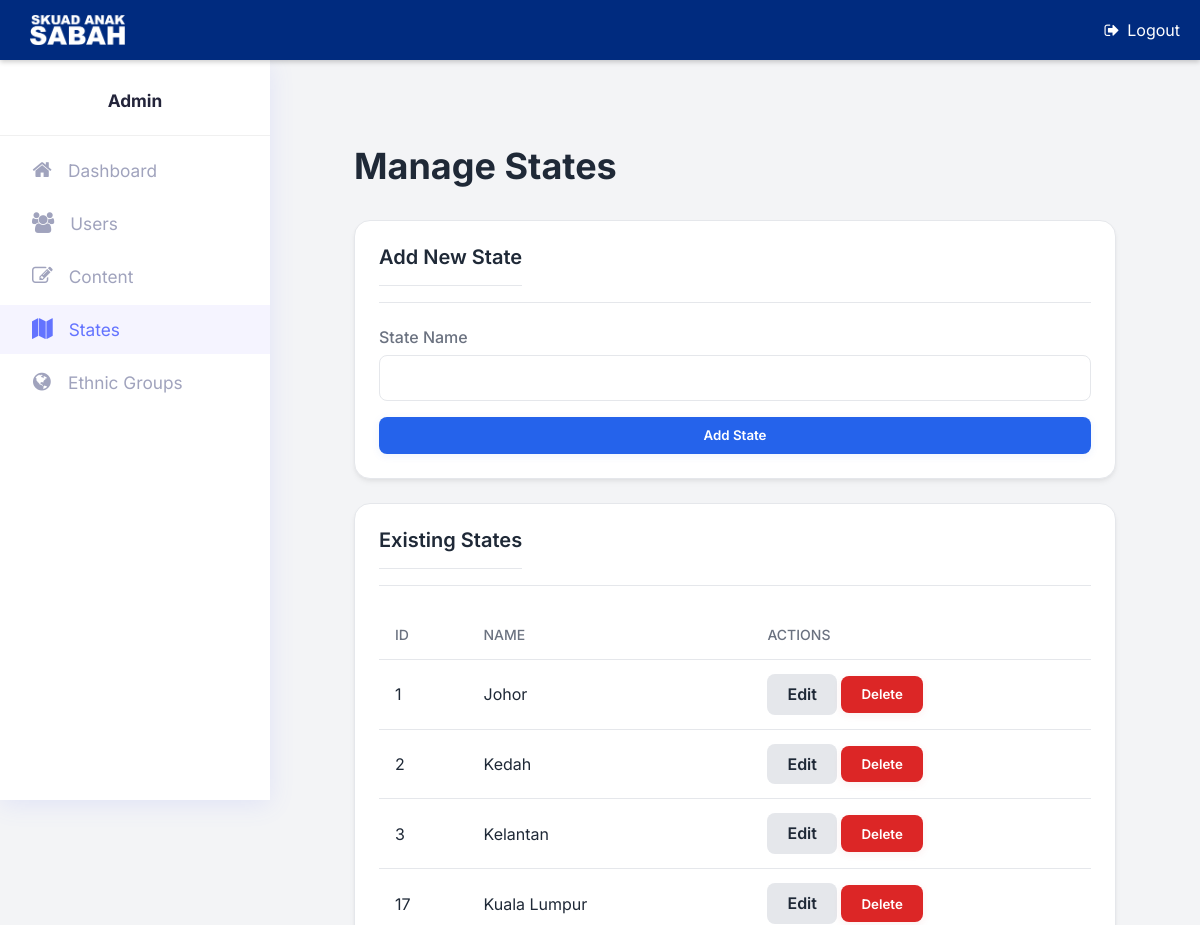
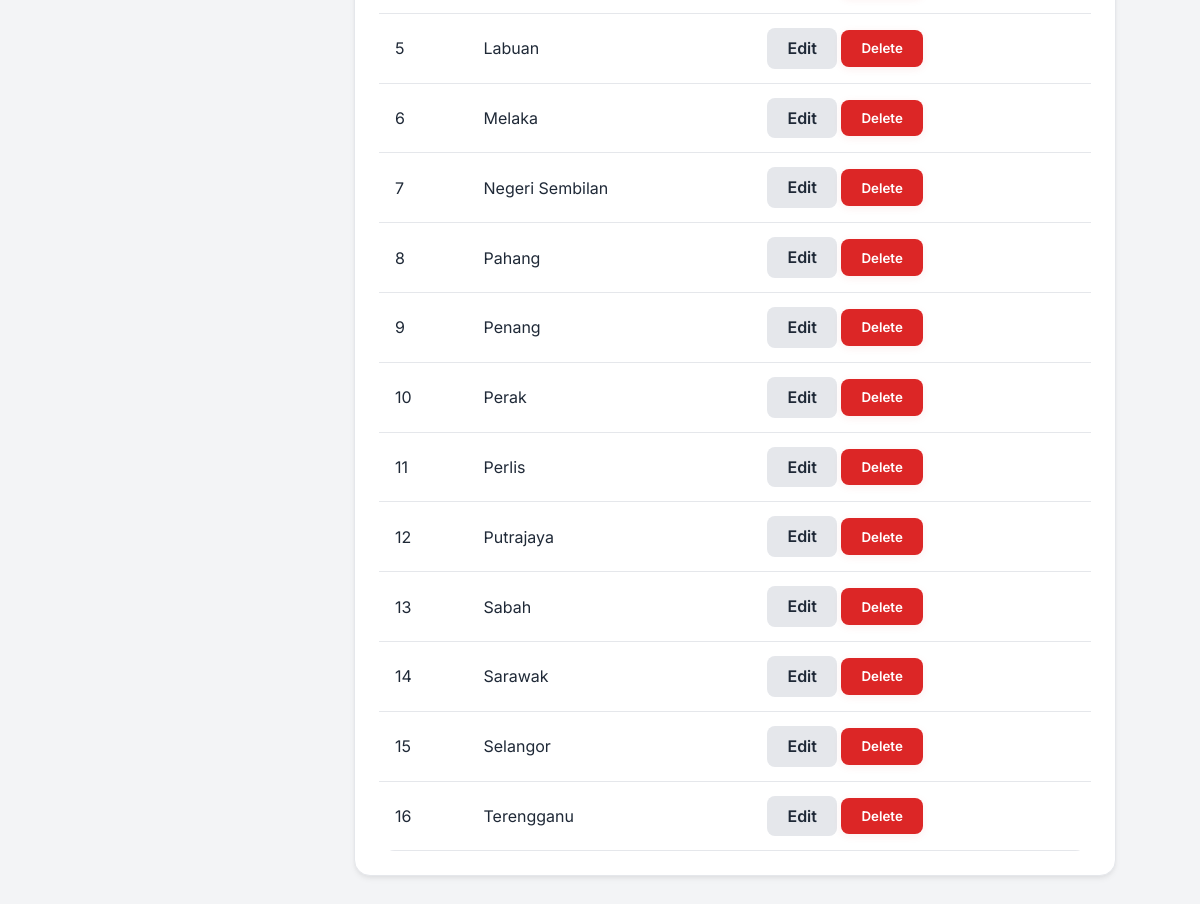
The page /admin/states.php (signed in) on the database its author committed (2 pictures, top to bottom).
### tables this page shows
CREATE TABLE `states` (
  `id` int(11) NOT NULL,
  `name` varchar(100) NOT NULL
);

### app/controllers/StateController.php (called while the page is built, shortened)
<?php
require_once ROOT_PATH . '/app/models/State.php';
class StateController
{
    private PDO $conn;
    public function __construct(PDO $db_connection)
    {
        $this->conn = $db_connection;
    }
    public function getAll(): array
    {
        $sql = "SELECT id, name FROM states ORDER BY name ASC";
        $states_array = [];
        try {
            $stmt = $this->conn->query($sql);
            while ($row = $stmt->fetch(PDO::FETCH_ASSOC)) {
                $states_array[] = new State($row['id'], $row['name']);
            }
        } catch (PDOException $e) {}
        return $states_array;
    }
}

### app/models/State.php (called while the page is built, shortened)
<?php
class State
{
    public function __construct(?int $id = null, ?string $name = null)
    {
        $this->id = $id;
        $this->name = $name;
    }
}

### admin/states.php (the view, shortened to what this page needs)
<?php
require_once ROOT_PATH . '/app/controllers/StateController.php';
require_once ROOT_PATH . '/app/models/State.php';
$database = new Database();
$db = $database->connect();
$stateManager = new StateController($db);
$editing_state = null;
$all_states = $stateManager->getAll();
include_once 'admin_header.php';
?>
<div class="dashboard-wrapper">
    <div class="header">
        <h1>Manage States</h1>
    </div>
    <div class="card">
        <div class="card-header">
            <span class="card-title"><?= $editing_state ? 'Edit State' : 'Add New State' ?></span>
        </div>
        <div class="card-body">
            <form action="states.php" method="POST">
                <div class="form-group">
                    <label for="name">State Name</label>
                    <input type="text" class="form-control" id="name" name="name" value="<?= htmlspecialchars($editing_state->name ?? '') ?>" required>
                </div>
                <button type="submit" class="btn btn-primary" style="width:100%"><?= $editing_state ? 'Update State' : 'Add State' ?></button>
            </form>
        </div>
    </div>
    <div class="card">
        <div class="card-header">
            <span class="card-title">Existing States</span>
        </div>
        <div class="card-body">
            <table>
                <thead>
                    <tr>
                        <th>ID</th>
                        <th>Name</th>
                        <th>Actions</th>
                    </tr>
                </thead>
                <tbody>
                    <?php if (empty($all_states)): ?>
                        <tr>
                            <td colspan="3" style="text-align:center;">No states found.</td>
                        </tr>
                    <?php else: ?>
                        <?php foreach ($all_states as $state): ?>
                            <tr>
                                <td><?= $state->id ?></td>
                                <td><?= htmlspecialchars($state->name) ?></td>
                                <td>
                                    <a href="states.php?action=edit&id=<?= $state->id ?>" class="btn btn-secondary">Edit</a>
                                    <form action="states.php" method="POST" style="display:inline;" onsubmit="return confirm('Are you sure you want to delete this item?');">
                                        <button type="submit" class="btn btn-danger">Delete</button>
                                    </form>
                                </td>
                            </tr>
                        <?php endforeach; ?>
                    <?php endif; ?>
                </tbody>
            </table>
        </div>
    </div>
</div>
<?php include_once 'admin_footer.php'; ?>

### admin/css/mkl_style.css (style rules this page uses)
:root { --font-primary: 'Inter', 'Quicksand', sans-serif; --sidebar-bg-light: #fff; --sidebar-bg-dark: #23243a; --sidebar-accent: #6373ff; --sidebar-text-light: #23243a; --sidebar-text-dark: #fff; --sidebar-icon-light: #a0a3bd; --sidebar-icon-dark: #a0a3bd; --sidebar-active-bg-light: #f5f4ff; --sidebar-active-bg-dark: #353657; --sidebar-active-text: var(--sidebar-accent); --sidebar-border-radius: 18px; }
* { font-family: var(--font-primary); box-sizing: border-box; vertical-align: middle; }
body { background: #e6e5eb; }

### rows shown on the page
states: id "1", name "Johor"
states: id "2", name "Kedah"
states: id "3", name "Kelantan"
states: id "17", name "Kuala Lumpur"
states: id "5", name "Labuan"
states: id "6", name "Melaka"
states: id "7", name "Negeri Sembilan"
states: id "8", name "Pahang"
states: id "9", name "Penang"
states: id "10", name "Perak"
states: id "11", name "Perlis"
states: id "12", name "Putrajaya"
states: id "13", name "Sabah"
states: id "14", name "Sarawak"
states: id "15", name "Selangor"
states: id "16", name "Terengganu"

### other values the page prints
$item[2] "Dashboard"
$item[2] "Users"
$item[2] "Content"
$item[2] "States"
$item[2] "Ethnic Groups"
